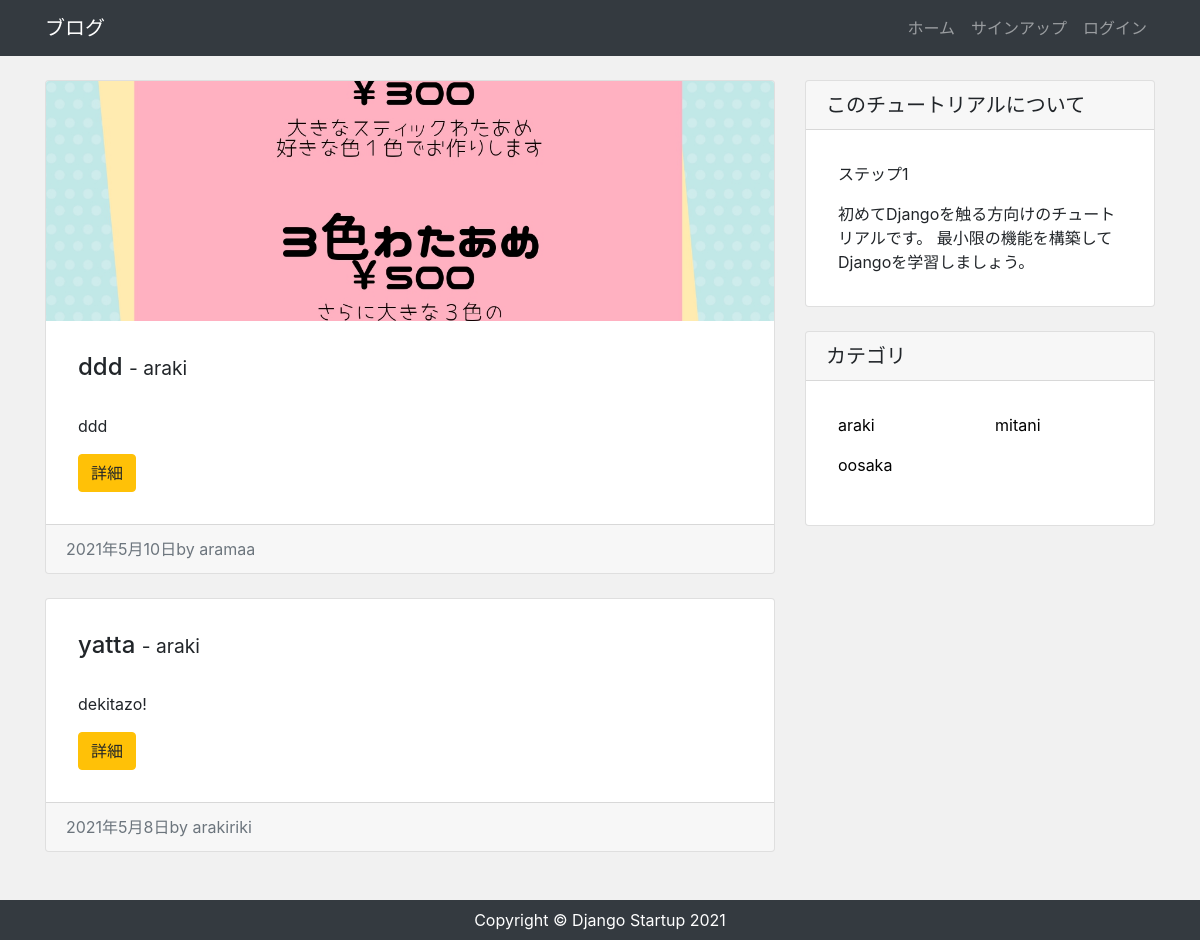
The page /category/araki/ on the database its author committed.
### app/models.py (models this page shows, shortened)
class Post(models.Model):
    author = models.ForeignKey(settings.AUTH_USER_MODEL,on_delete=models.CASCADE)
    category = models.ForeignKey(Category,verbose_name='カテゴリ',on_delete=models.PROTECT)
    title = models.CharField('タイトル',max_length=200)
    image = models.ImageField(upload_to='images',verbose_name='イメージ画像',null=True,blank=True)
    content = models.TextField('本文')
    created = models.DateTimeField('作成日',default=timezone.now)

class Category(models.Model):
    name = models.CharField('カテゴリ',max_length=100)
    def __str__(self):
        return self.name

### app/views.py (the view)
# urls.py: path('category/<str:category>/',views.CategoryView.as_view(),name='category'),
class CategoryView(View):
    def get(self,request,*args,**kwargs):
        category_data = Category.objects.get(name=self.kwargs['category'])
        post_data = Post.objects.order_by('-id').filter(category=category_data)
        return render(request,'app/index.html',{
            'post_data':post_data
        })

### app/context_processor.py (called while the page is built)
def common(request):
    category_data = Category.objects.all()
    context={
        'category_data':category_data
    }
    return context

### app/templates/app/index.html (shortened to what this page needs)
{% extends 'app/base.html' %}
{% block content %}
<div class='row my-4'>
    <div class='col-md-8'>
        {% for post in post_data  %}
            <div class='card mb-4'>
            {% if post.image %}
                <img src='{{ post.image.url }}' alt='' class='card-img-top index-img'>
            {% endif %}
                <div class='card-body'>
                    <h2 class='card-title'>{{ post.title }} <span class='small'> - {{ post.category }}</span> </h2>
                    <p class='card-text'>{{ post.content|truncatechars:100 }}</p>
                    <a href='{% url 'post_detail' post.id %}' class='stretched-link'> <div class='btn btn-warning' >詳細</div> </a>
                </div>
                <div class='card-footer text-muted'>
                    {{ post.created|date }}by {{ post.author }}
                </div>
            </div>
        {% endfor %}
    </div>
    <div class='col-md-4'>
        <div class='card'>
            <h5 class='card-header'>このチュートリアルについて</h5>
            <div class='card-body'>
                <p>ステップ1</p>
                <p class='mb-0'>
                    初めてDjangoを触る方向けのチュートリアルです。
                    最小限の機能を構築してDjangoを学習しましょう。
                </p>
            </div>
        </div>
        <div class='card my-4'>
            <h5 class='card-header'>カテゴリ</h5>
            <div class='card-body'>
                <div class='row'>
                    {% for category in category_data %}
                        <div class='col-md-6'>
                            <ul class='list-unstyled'>
                                <li>
                                    <a href='{% url 'category' category %}'>
                                        {{ category.name }}
                                    </a>
                                </li>
                            </ul>
                        </div>
                    {% endfor %}
                </div>
            </div>
        </div>
    </div>
</div>
{% endblock content %}

### app/static/css/style.css (style rules this page uses)
* { margin: 0; padding: 0; box-sizing:border-box; }
body { background: #f1f1f1; display: flex; flex-flow: column; min-height: 100vh; }
.card-title { margin-bottom: 2rem; font-size: 1.5rem; }
.card-body { padding: 2rem; }
.index-img { object-fit: cover; height: 240px; }
a { color: black; }

### rows shown on the page
Post: image (picture), title "ddd", category "araki", content "ddd", created "2021年5月10日", author "aramaa"
Post: title "yatta", category "araki", content "dekitazo!", created "2021年5月8日", author "arakiriki"
Category: name "araki"
Category: name "mitani"
Category: name "oosaka"
